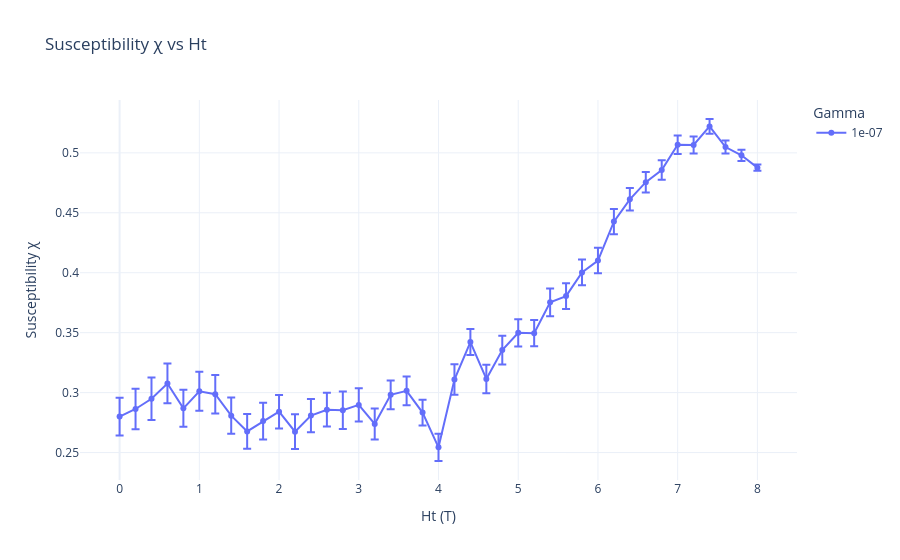

This figure's notebook cell:
### Code cell
#Relaxed Ht = 4T
import pandas as pd
import glob
import numpy as np
import plotly.express as px
path = '/Users/jiakai/Desktop/SURF/code/_spirit/'
# n_cycles = 240


# Pattern to match all relevant CSV files
file_pattern = path + f"Susceptibility_v3_multi_gammas_{dim}_*_per_gamma_20_anisotropy_1.5_relax_step_200_gammas_-5_relax_4.0_gamma_{gamma}_relaxed_*.csv"

# List all matching files
csv_files = glob.glob(file_pattern)

# Print how many files were found
print(f"Found {len(csv_files)} files.")
repeats = len(csv_files)
for f in csv_files:
    print(f)

# Read and concatenate all files
df_all_relaxed = pd.concat([pd.read_csv(f) for f in csv_files], ignore_index=True)

# Average over cycles, std divided by sqrt(n_cycles)
df_avg_relaxed = (
    df_all_relaxed.groupby(["gamma", "Ht"], as_index=False)
    .agg(
        chi_mean=("chi", "mean"),
        chi_std=("chi", lambda x: x.std(ddof=1) / np.sqrt(len(x)))
    )
)

# Plot
fig_relaxed = px.line(
    df_avg_relaxed,
    x="Ht",
    y="chi_mean",
    error_y="chi_std",
    color="gamma",  # Different color per gamma
    markers=True,
    labels={
        "Ht": "Ht (T)",
        "chi_mean": "Susceptibility χ",
        "gamma": "Gamma",
    },
    title="Susceptibility χ vs Ht",
    template="plotly_white"
)


fig_relaxed.show()

### Figure 1 — Plotly figure (JSON) as saved in the notebook; plotly's stock layout.template omitted (floating-point values rounded to 4 significant figures)
{"data": [{"error_y": {"array": [0.01571, 0.01686, 0.01773, 0.0166, 0.01545, 0.01621, 0.01604, 0.01508, 0.01455, 0.01533, 0.01396, 0.01458, 0.01389, 0.0141, 0.01568, 0.01381, 0.01296, 0.01196, 0.012, 0.01072, 0.0114, 0.01268, 0.01086, 0.01188, 0.01202, 0.01135, 0.01096, 0.01157, 0.01071, 0.01078, 0.01059, 0.01058, 0.009374, 0.008546, 0.008174, 0.007777, 0.007065, 0.006162, 0.005397, 0.004661, 0.00261]}, "hovertemplate": "Gamma=1e-07<br>Ht (T)=%{x}<br>Susceptibility χ=%{y}<extra></extra>", "legendgroup": "1e-07", "line": {"color": "#636efa", "dash": "solid"}, "marker": {"symbol": "circle"}, "mode": "lines+markers", "name": "1e-07", "orientation": "v", "showlegend": true, "x": [-0.0, 0.2, 0.4, 0.6, 0.8, 1.0, 1.2, 1.4, 1.6, 1.8, 2.0, 2.2, 2.4, 2.6, 2.8, 3.0, 3.2, 3.4, 3.6, 3.8, 4.0, 4.2, 4.4, 4.6, 4.8, 5.0, 5.2, 5.4, 5.6, 5.8, 6.0, 6.2, 6.4, 6.6, 6.8, 7.0, 7.2, 7.4, 7.6, 7.8, 8.0], "xaxis": "x", "y": [0.28, 0.2863, 0.2949, 0.3076, 0.2869, 0.3011, 0.2986, 0.2808, 0.2676, 0.2762, 0.2841, 0.2674, 0.2808, 0.2857, 0.2853, 0.2897, 0.2738, 0.2981, 0.3014, 0.2833, 0.2543, 0.3109, 0.3421, 0.3114, 0.3354, 0.3499, 0.3496, 0.3753, 0.3805, 0.4003, 0.4102, 0.4426, 0.4612, 0.4755, 0.4857, 0.5068, 0.5065, 0.5221, 0.5048, 0.4979, 0.4876], "yaxis": "y", "type": "scatter"}], "layout": {"xaxis": {"anchor": "y", "domain": [0.0, 1.0], "title": {"text": "Ht (T)"}}, "yaxis": {"anchor": "x", "domain": [0.0, 1.0], "title": {"text": "Susceptibility χ"}}, "legend": {"title": {"text": "Gamma"}, "tracegroupgap": 0}, "title": {"text": "Susceptibility χ vs Ht"}}}
